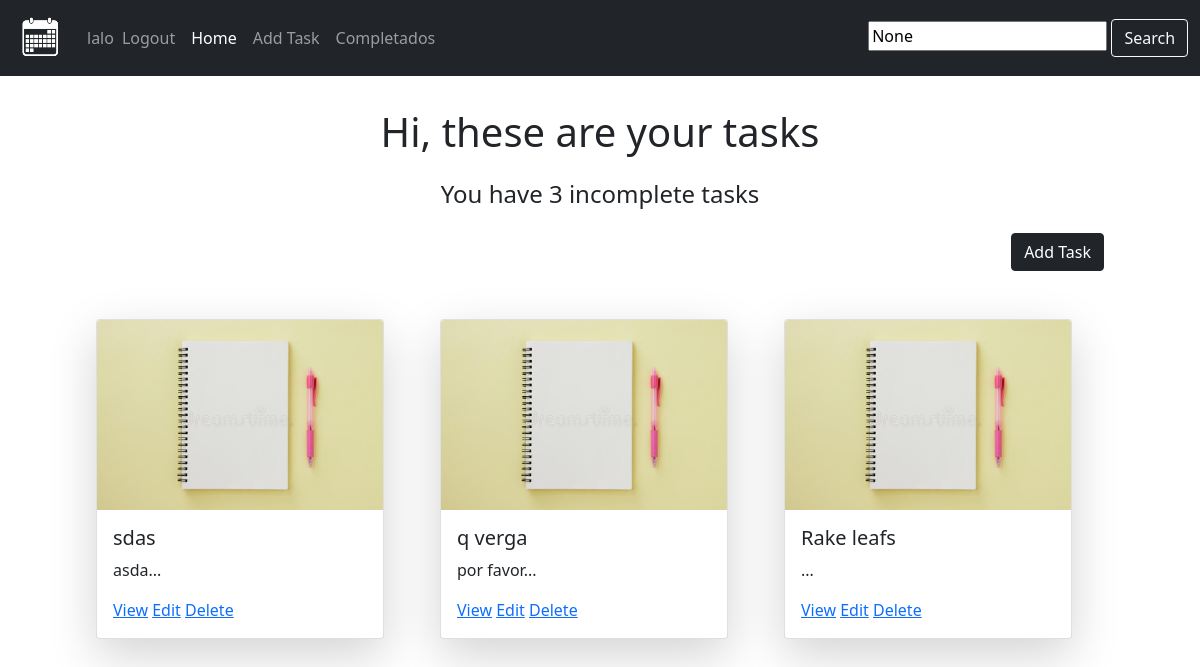
The page / (signed in) on the database as committed earlier.
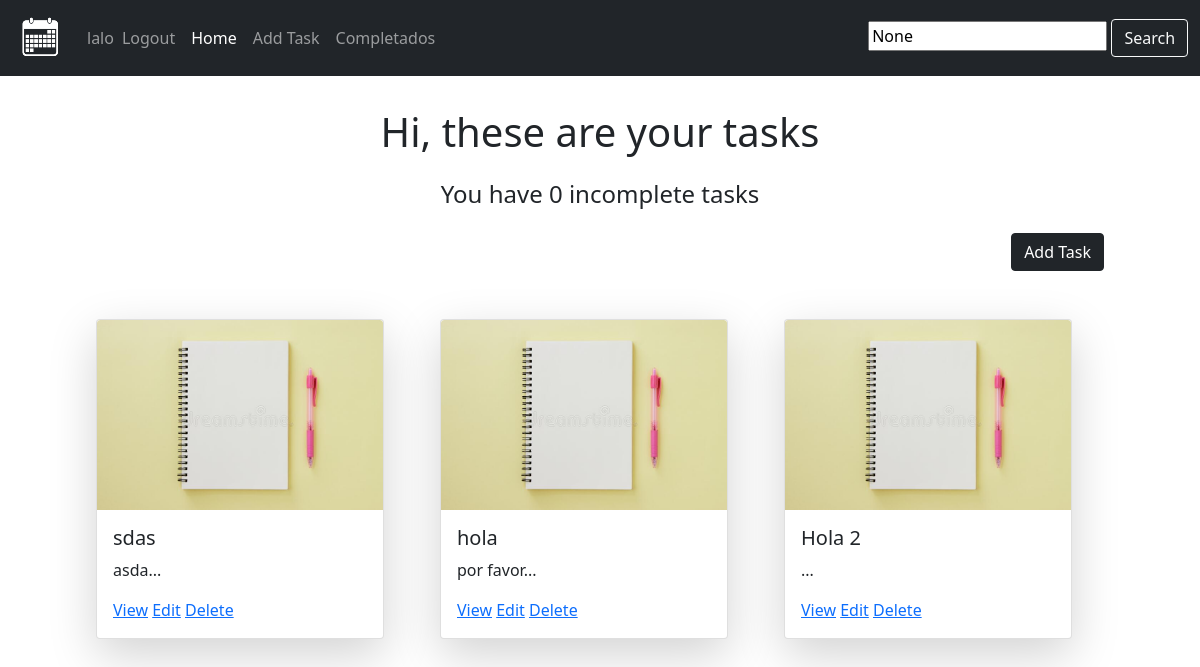
The same page on the database as committed later.
### base/models.py (models this page shows, shortened)
class Task(models.Model):
    user = models.ForeignKey(User, on_delete=models.CASCADE, null=True, blank=True)
    title = models.CharField(max_length=200)
    description = models.TextField(null=True, blank=True)
    complete = models.BooleanField(default=False)
    created = models.DateTimeField(auto_now_add=True)
    class Meta:
        ordering = ['complete']

### base/views.py (the view)
# urls.py: path('', TaskList.as_view(), name='tasks'),#All created tasks
class TaskList(LoginRequiredMixin,ListView):
    model = Task
    context_object_name = 'tasks'
    def get_context_data(self, **kwargs):
        context = super().get_context_data(**kwargs)
        context['tasks'] = context['tasks'].filter(user=self.request.user)
        context['count'] = context['tasks'].filter(complete=False).count()
        search_input = self.request.GET.get('search-area')
        if search_input:
            context['tasks'] = context['tasks'].filter(title__icontains=search_input)
        context['search_input'] = search_input
        return context

### base/templates/base/task_list.html
{%extends 'base/main.html' %}
{% load static %}
{% block content %}
<div id="tareas">
<div class="pb-5">
    <h3 class="text-center  pt-3 h1">Hi, these are your tasks</h3>
    <h4 class="text-center pb-3 pt-3">You have {{ count }} incomplete tasks</h4>
        <div>
            <ul class="nav justify-content-end px-5">
                <a class="btn btn-dark" href="{% url 'task-create' %}">Add Task</a>
            </ul>
        </div>
</div>
    <div class="container-md ps-5 pe-5 p">
        <div class="row justify-content-start">
            {%for task in tasks %}
            <div class="col-sm ">
                <div class="card card-border mb-5 shadow-lg" style="width: 18rem;">
                    <a href="{% url 'task' task.id %}" class="card-brand">
                        <img src="{% static 'images/homework.jpg' %}" class="card-img-top" alt="...">
                    </a>
                    <div class="card-body">
                            <h5 class="card-title">{{ task.title }}</h5>
                            <p class="card-text">{{ task.description|slice:":25" }}...</p>
                            <a href="{% url 'task' task.id %}">View</a></td>
                            <td><a href="{% url 'task-update' task.id %}">Edit</a></td>
                            <td><a href="{% url 'task-delete' task.id %}">Delete</a></td>
                    </div>
                </div>
            </div>
            {% empty %}
                <h3>No items in list</h3>
            {% endfor %}
        </div>
    </div>
{% endblock content %}

Rows that differ between the two databases and show on the page:
changed Task "por favor": title "q verga" → "hola"
changed Task: title "Rake leafs" → "Hola 2"
Other text that changed with them:
{{ count }}: "3" → "0"
